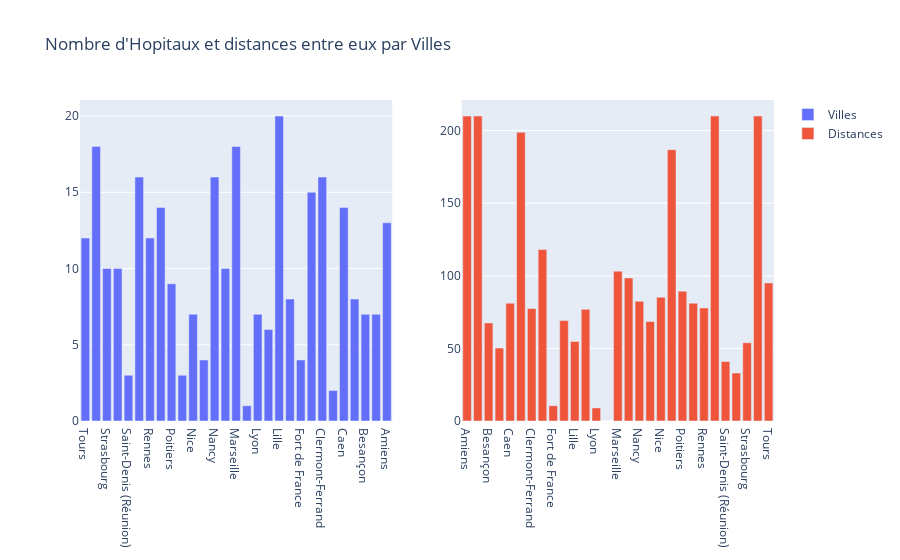

Source (notebook cell):
### Code cell
import plotly.express as px
from plotly.subplots import make_subplots
import plotly.graph_objects as go

fig = make_subplots(rows=1, cols=2)
fig.add_trace(go.Bar(name="Villes",x=villeCount.Ville,y=villeCount.Hopital),row=1,col=1)
fig.add_trace(go.Bar(name="Distances",x=villeDist.Ville,y=villeDist.iloc[:,1]),row=1,col=2)
fig.update_layout(title="Nombre d'Hopitaux et distances entre eux par Villes")
fig.show()

### Figure 1 — Plotly figure (JSON) as saved in the notebook; plotly's stock layout.template omitted (floating-point values rounded to 4 significant figures)
{"data": [{"name": "Villes", "type": "bar", "x": ["Tours", "Toulouse", "Strasbourg", "Saint-Etienne", "Saint-Denis (Réunion)", "Rouen", "Rennes", "Reims", "Poitiers", "Pointe à Pitre", "Nice", "Nantes", "Nancy", "Montpellier", "Marseille", "Mamoudzou", "Lyon", "Limoges", "Lille", "Grenoble", "Fort de France", "Dijon", "Clermont-Ferrand", "Cayenne", "Caen", "Brest", "Besançon", "Angers", "Amiens"], "xaxis": "x", "y": [12, 18, 10, 10, 3, 16, 12, 14, 9, 3, 7, 4, 16, 10, 18, 1, 7, 6, 20, 8, 4, 15, 16, 2, 14, 8, 7, 7, 13], "yaxis": "y"}, {"name": "Distances", "type": "bar", "x": ["Amiens", "Angers", "Besançon", "Brest", "Caen", "Cayenne", "Clermont-Ferrand", "Dijon", "Fort de France", "Grenoble", "Lille", "Limoges", "Lyon", "Mamoudzou", "Marseille", "Montpellier", "Nancy", "Nantes", "Nice", "Pointe à Pitre", "Poitiers", "Reims", "Rennes", "Rouen", "Saint-Denis (Réunion)", "Saint-Etienne", "Strasbourg", "Toulouse", "Tours"], "xaxis": "x2", "y": [210, 210, 67.54, 50.22, 81.15, 198.8, 77.48, 118.1, 10.56, 69.15, 54.75, 76.87, 9.002, 0, 103.2, 98.44, 82.42, 68.6, 85.21, 186.8, 89.4, 81.12, 77.84, 210, 41.01, 33.05, 53.88, 210, 95.04], "yaxis": "y2"}], "layout": {"title": {"text": "Nombre d'Hopitaux et distances entre eux par Villes"}, "xaxis": {"anchor": "y", "domain": [0, 0.45]}, "xaxis2": {"anchor": "y2", "domain": [0.55, 1]}, "yaxis": {"anchor": "x", "domain": [0, 1]}, "yaxis2": {"anchor": "x2", "domain": [0, 1]}}}
